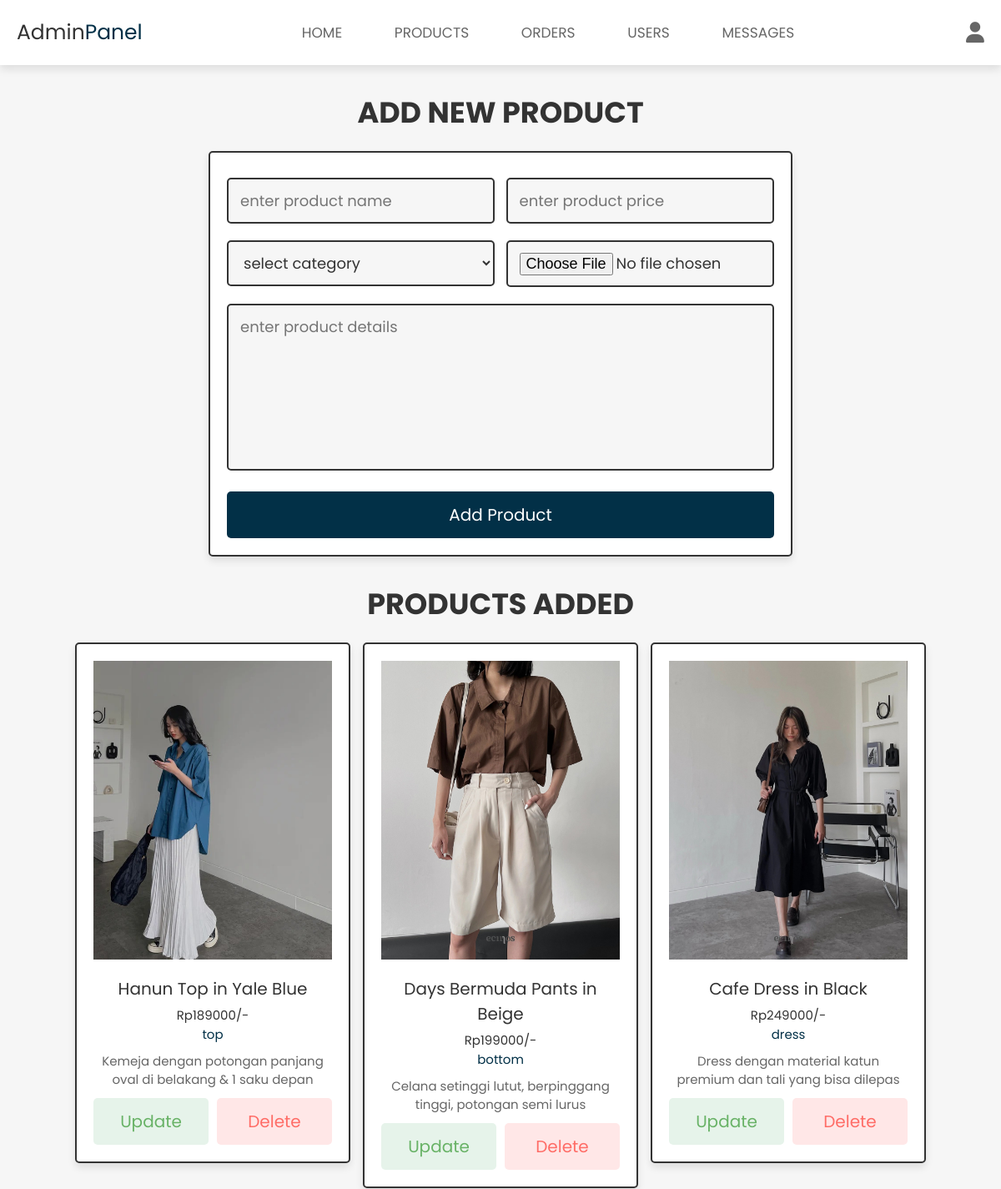
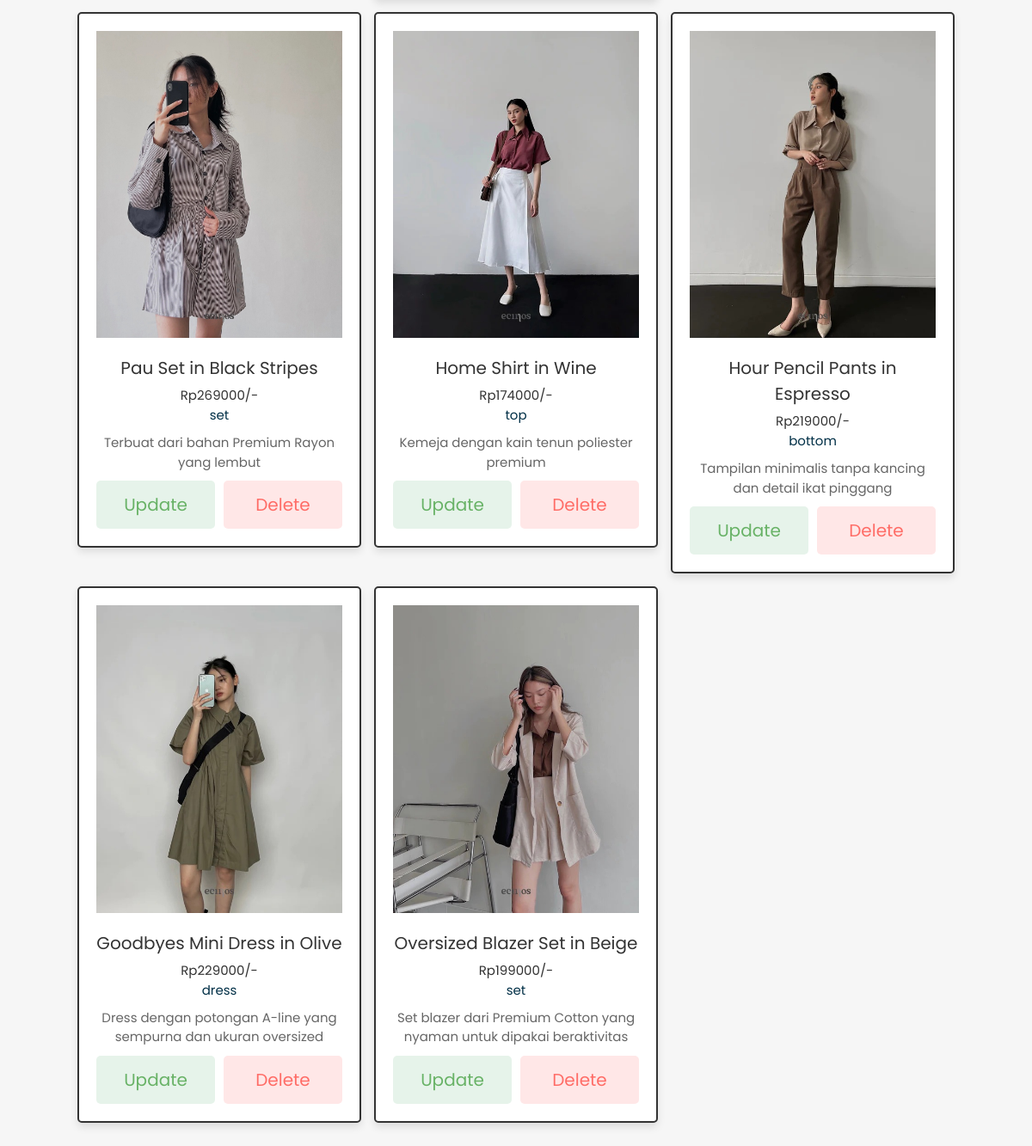
Page /admin_products.php (signed in) on the committed database (2 pictures, top to bottom).
### tables this page shows
CREATE TABLE `products` (
  `id` int(100) NOT NULL,
  `name` varchar(100) NOT NULL,
  `category` varchar(20) NOT NULL,
  `details` varchar(500) NOT NULL,
  `price` int(100) NOT NULL,
  `image` varchar(100) NOT NULL
);

### admin_products.php (the view, shortened to what this page needs)
<?php
@include 'config.php';
?>
<!DOCTYPE html>
<html lang="en">
<head>
   <link rel="stylesheet" href="https://cdnjs.cloudflare.com/ajax/libs/font-awesome/6.1.1/css/all.min.css">
   <link rel="stylesheet" href="css/admin_style.css">
</head>
<body>
<?php include 'admin_header.php'; ?>
<section class="add-products">
   <h1 class="title">add new product</h1>
   <form action="" method="POST" enctype="multipart/form-data">
      <div class="flex">
         <div class="inputBox">
         <input type="text" name="name" class="box" required placeholder="enter product name">
         <select name="category" class="box" required>
            <option value="" selected disabled>select category</option>
         </select>
         </div>
         <div class="inputBox">
         <input type="number" min="0" name="price" class="box" required placeholder="enter product price">
         <input type="file" name="image" required class="box" accept="image/jpg, image/jpeg, image/png">
         </div>
      </div>
      <textarea name="details" class="box" required placeholder="enter product details" cols="30" rows="10"></textarea>
      <input type="submit" class="btn" value="add product" name="add_product">
   </form>
</section>
<section class="show-products">
   <h1 class="title">products added</h1>
   <div class="box-container">
   <?php
      $show_products = $conn->prepare("SELECT * FROM `products`");
      $show_products->execute();
      if($show_products->rowCount() > 0){
         while($fetch_products = $show_products->fetch(PDO::FETCH_ASSOC)){
   ?>
   <div class="box">
      <img src="uploaded_img/<?= $fetch_products['image']; ?>" alt="">
      <div class="name"><?= $fetch_products['name']; ?></div>
      <div class="price">Rp<?= $fetch_products['price']; ?>/-</div>
      <div class="cat"><?= $fetch_products['category']; ?></div>
      <div class="details"><?= $fetch_products['details']; ?></div>
      <div class="flex-btn">
         <a href="admin_update_product.php?update=<?= $fetch_products['id']; ?>" class="option-btn2">update</a>
         <a href="admin_products.php?delete=<?= $fetch_products['id']; ?>" class="delete-btn2" onclick="return confirm('delete this product?');">delete</a>
      </div>
   </div>
   <?php
      }
   }else{
      echo '<p class="empty">now products added yet!</p>';
   }
   ?>
   </div>
</section>
</body>
</html>

### admin_header.php (shortened to what this page needs)
<header class="header">
   <div class="flex">
      <a href="admin_page.php" class="logo">Admin<span>Panel</span></a>
      <nav class="navbar">
         <a href="admin_page.php">home</a>
         <a href="admin_products.php">products</a>
         <a href="admin_orders.php">orders</a>
         <a href="admin_users.php">users</a>
         <a href="admin_contacts.php">messages</a>
      </nav>
      <div class="icons">
         <div id="user-btn" class="fas fa-user"></div>
      </div>
   </div>
</header>

### css/admin_style.css (style rules this page uses)
.add-products form { max-width: 70rem; padding:2rem; margin:0 auto; text-align: center; border:var(--border); box-shadow: var(--box-shadow); background-color: var(--white); border-radius: .5rem; }
.add-products form .flex { display: flex; justify-content: space-between; flex-wrap: wrap; }
.add-products form .flex .inputBox { width: 49%; }
.add-products form .box { width: 100%; margin:1rem 0; padding:1.2rem 1.4rem; font-size: 1.8rem; color:var(--black); border-radius: .5rem; background-color: var(--light-bg); border:var(--border); }
.add-products form textarea { height: 20rem; resize: none; }
.show-products { padding-top: 0; }
.show-products .box-container { display: grid; grid-template-columns: repeat(auto-fit, 33rem); gap:1.5rem; align-items: flex-start; justify-content:center; }
.show-products .box-container .box { text-align: center; border:var(--border); box-shadow: var(--box-shadow); background-color: var(--white); border-radius: .5rem; padding:2rem; position: relative; }
.show-products .box-container .box .price { position: unset; top:1rem; left:1rem; padding:1 0rem; border-radius: .5rem; font-size: 1.5rem; color:var(--black); }
.show-products .box-container .box img { width: 100%; margin-bottom: 1rem; }
.show-products .box-container .box .name { margin:.5rem 0; font-size: 2rem; color:var(--black); }
.show-products .box-container .box .cat { font-size: 1.5rem; color:var(--biru); }
.show-products .box-container .box .details { padding-top: 1rem; font-size: 1.5rem; line-height: 1.5; color:var(--light-color); }

### css/components.css (style rules this page uses)
:root { --biru:#023047; --merah:#ee6b4d; --blue:#6fd2eb; --black:#333; --light-color:#666; --white:#fff; --light-bg:#f6f6f6; --border:.2rem solid var(--black); --border1:.2rem solid var(--biru); --box-shadow:0 .5rem 1rem rgba(0,0,0,.1); }
* { font-family: 'Poppins', sans-serif; margin:0; padding:0; box-sizing: border-box; outline: none; border:none; text-decoration: none; color:var(--black); }
body { background-color: var(--light-bg); }
html { font-size: 62.5%; overflow-x: hidden; scroll-behavior: smooth; scroll-padding-top: 6.5rem; }
section { padding:3rem 2rem; max-width: 1200px; margin:0 auto; }
.btn, .btn1, .delete-btn, .delete-btn1, .delete-btn2, .option-btn, .option-btn1, .option-btn2 { display: block; width: 100%; margin-top: 1rem; border-radius: .5rem; color:var(--white); font-size: 2rem; padding:1.3rem 3rem; text-transform: capitalize; cursor: pointer; text-align: center; }
.btn { background-color: var(--biru); }
.delete-btn2 { color: #FF6C66; background-color: #FFE7E7; }
.option-btn2 { color: #68B266; background-color: #E6F3EA; }
.flex-btn { display: flex; flex-wrap: wrap; gap:1rem; }
.flex-btn > * { flex:1; }
.title { text-align: center; margin-bottom: 2rem; text-transform: uppercase; color:var(--black); font-size: 3.5rem; }
.header { background: var(--white); position: sticky; top:0; left:0; right:0; z-index: 1000; box-shadow: var(--box-shadow); }
.header .flex { display: flex; align-items: center; justify-content: space-between; padding:2rem; margin: 0 auto; max-width: 1200px; position: relative; }
.header .flex .logo { font-size: 2.5rem; color:var(--black); }
.header .flex .logo span { color:var(--biru); }
.header .flex .navbar a { margin:0 1rem; padding: 1rem 2rem 1.15rem; text-transform: uppercase; cursor: pointer; font-size: 1.7rem; color:var(--light-color); }
.header .flex .icons > * { font-size: 2.5rem; color:var(--light-color); cursor: pointer; margin-left: 1.5rem; }

### rows in the picture
products: image (picture), name "Hanun Top in Yale Blue", price "189000", category "top", details "Kemeja dengan potongan panjang oval di belakang & 1 saku depan"
products: image (picture), name "Days Bermuda Pants in Beige", price "199000", category "bottom", details "Celana setinggi lutut, berpinggang tinggi, potongan semi lurus"
products: image (picture), name "Cafe Dress in Black", price "249000", category "dress", details "Dress dengan material katun premium dan tali yang bisa dilepas"
products: image (picture), name "Pau Set in Black Stripes", price "269000", category "set", details "Terbuat dari bahan Premium Rayon yang lembut"
products: image (picture), name "Home Shirt in Wine", price "174000", category "top", details "Kemeja dengan kain tenun poliester premium"
products: image (picture), name "Hour Pencil Pants in Espresso", price "219000", category "bottom", details "Tampilan minimalis tanpa kancing dan detail ikat pinggang"
products: image (picture), name "Goodbyes Mini Dress in Olive", price "229000", category "dress", details "Dress dengan potongan A-line yang sempurna dan ukuran oversized"
products: image (picture), name "Oversized Blazer Set in Beige", price "199000", category "set", details "Set blazer dari Premium Cotton yang nyaman untuk dipakai beraktivitas"
